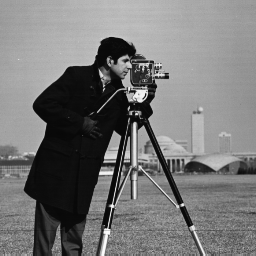
#> input picture image/0.bmp, 256 x 256 px; its folder holds only this picture in this run
$ python PDS-gam2.py
#> lines starting #> are read from the running program, lines starting #| are printed output that depends on the picture
### readimg.py
import cv2 # opencvをインポート
import numpy as np
import matplotlib.pyplot as plt
import os

# [7 lines left out: function show_image, not called in this run]

# 以下を実行するとファイルをアップロードするフォームが出てくるので
# 「ファイル選択（Choose Files）」から画像ファイルをアップロードする


img_num=20 #画像枚数
SIZE=256 #画像サイズ

# 画像フォルダのパス
img_dir = './image'  # 同じディレクトリ内の "image" フォルダ
img=np.zeros((img_num,SIZE,SIZE))

for i in range(img_num):
    file_path = os.path.join(img_dir, str(i) + ".bmp")
    img[i] = cv2.imread(file_path, cv2.IMREAD_GRAYSCALE)

##画像を分割
## 1  2  3  4
## 5  6  7  8
## 9 10 11 12
##13 14 15 16 という順

SIZE=256
#> SIZE = 256
size=16 #分割後の画像サイズ
num=int((SIZE/size)**2) #分割数
#> num = 256
print(num)
#| 256
new_image=np.zeros((img_num,256,256))
split_image=np.zeros((img_num,num,size,size))
image=np.zeros((img_num,num,size,size))

for i in range(img_num):
  v_size = img[i].shape[0] // size * size
  h_size = img[i].shape[1] // size * size
  img[i] = img[i][:v_size, :h_size]

  v_split = img[i].shape[0] // size
  h_split = img[i].shape[1] // size
  out_img = []
  [out_img.extend(np.hsplit(h_img, h_split)) for h_img in np.vsplit(img[i], v_split)]

  for j in range(num):
    image[i][j]=out_img[j]

### PDS-gam2.py
import numpy as np
from readimg import SIZE,size,num,image,img_num
import matplotlib.pyplot as plt

#諸々設定======================================
N_pre=SIZE*SIZE #原画像のピクセル数
#> N_pre = 65536
N=size*size   #分割後のピクセル数
M=N  #AはM×Nの行列(今回は単位行列)
LAM=0.03 #ラムダ
GAM=0 #ガンマ1定義
EP=50 #反復回数
GAM_num=1 #比べるγの数
stan_devi1=np.sqrt(1.1145*(10**(-3))) #256倍の増幅器雑音の標準偏差
stan_devi2=np.sqrt(3.84*(10**(-5))) #16倍の増幅器雑音の標準偏差
stan_devi3=np.sqrt(3.84*(10**(-5))) #16倍の増幅器雑音の標準偏差
stan_devi4=np.sqrt(2.56*(10**(-6))) #2倍の増幅器雑音の標準偏差

max=255
#=============================================

GAM_array=np.array([0.08])
#GAM2_array=np.array([0.1, 0.5, 1, 5, 10])
GAM2_array=np.array([10])

import cv2
from skimage.metrics import structural_similarity as ssim

#雑音
LOC=0 #正規分布の平均
SCALE=10 #正規分布の標準偏差

#観測行列を生成
A=np.eye(N)
#A=np.random.randn(M,N)
A_T=A.transpose()

print(N)

#全変動の行列Dを定義
D_v=np.eye(N)*(-1) #縦差分
for i in range(N-1):
  D_v[i+1][i]=1
D_v[0][N-1]=1
D_u=np.eye(N)*(-1) #横差分
j=0
for i in range(size,N):
  D_u[i][j]=1
  j=j+1
j=0
for i in range(N-size,N):
  D_u[j][i]=1
  j=j+1
D=np.concatenate((D_v,D_u))
D_T=D.transpose()

# ノイズの配列をあらかじめ用意
noise=np.zeros((num,M,1))
amp_noise1=np.zeros((num,EP,2*M,1))
amp_noise2=np.zeros((num,EP,M,1))
amp_noise3=np.zeros((num,EP,2*M,1))
amp_noise4=np.zeros((num,EP,M,1))
no_noise2=np.zeros((num,EP,2*M,1))
no_noise=np.zeros((num,EP,M,1))
for i in range(num):
  noise[i]=np.random.normal(LOC, SCALE, (M,1))
  for j in range(EP):
    amp_noise1[i][j]=np.random.normal(LOC, stan_devi1, (2*M,1))
    amp_noise2[i][j]=np.random.normal(LOC, stan_devi2, (M,1))
    amp_noise3[i][j]=np.random.normal(LOC, stan_devi3, (2*M,1))
    amp_noise4[i][j]=np.random.normal(LOC, stan_devi4, (M,1))
  amp_noise2[i][j]=0
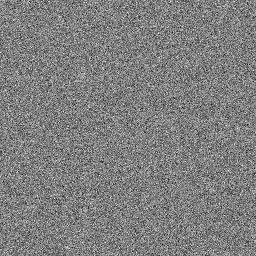
#> noise: shape (256, 256, 1) float64; min -40.67, max 40.75, mean 0; drawn with min black and max white
print('標準偏差：',stan_devi1)

#行列を定義
x_noise=np.zeros((img_num,num,size,size)) #ノイズ画像用
x_img=np.zeros((img_num,2,GAM_num,num,size,size)) #推定画像用
#x_img_ampnoise=np.zeros((GAM_num,num,size,size)) #推定画像用(増幅器ノイズあり)

# 結果を入れるリストを用意
result_whole=np.zeros((img_num,GAM_num,EP+1))
PS=np.zeros((img_num,2,GAM_num,EP+1))
SS=np.zeros((img_num,2,GAM_num,EP+1))

#l1.2normのprox
def prox_l12(x,lam):
  xg=np.zeros((N,1))
  temp=np.zeros((N,1))
  for i in range(N):
    xg[i]=np.sqrt(x[i]**2+x[i+N]**2)
  temp=np.maximum(1-lam/xg,0)
  pre = np.concatenate((temp,temp), axis = 0)
  return pre*x

#指示関数のprox
def prox_inst(x):
  for i in range(N):
    if x[i] < 0:
      x[i]=0
    elif x[i] > 1:
      x[i]=1
  return x

#共役な関数のprox
def prox_conj(x,gam2,lam):
  return x-gam2*prox_l12(x/gam2,lam/gam2)


#画像を1次元ベクトルに変換
def transvector(k,img_origin):
  index=0
  vector=np.zeros((N,1))
  for i in range(size):
    for j in range(size):
      vector[index][0]=img_origin[j][i]
      index+=1
  return vector

#1次元ベクトルを画像のサイズに変換
def transimg(k,vector_origin):
  index=0
  img_size=np.zeros((size,size))
  for i in range(size):
    for j in range(size):
#> (the run stopped early here; a loop or call above may not have finished)
